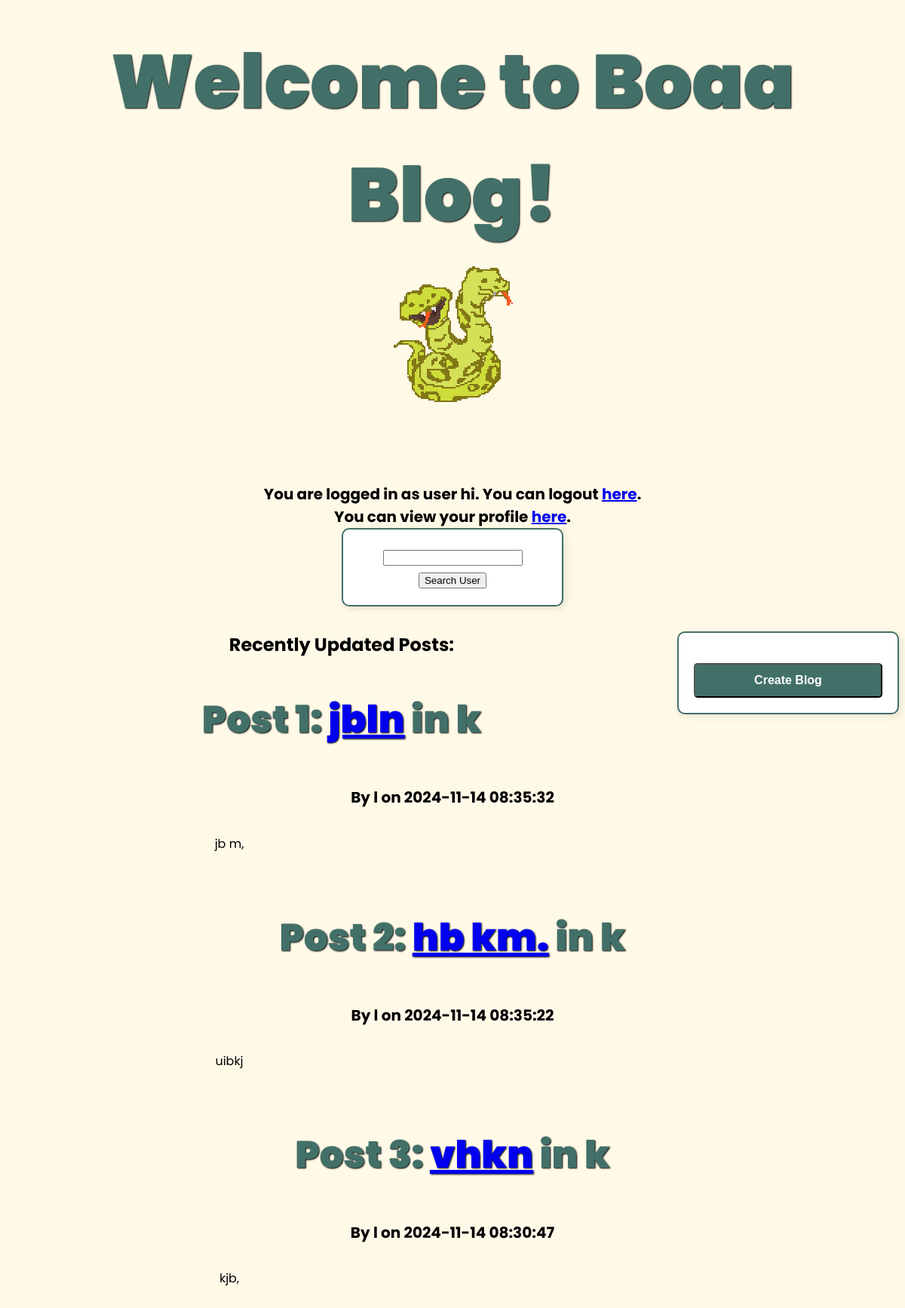
The page / (signed in) on the database its author committed.
### tables this page shows
CREATE TABLE entry(entry_id INTEGER PRIMARY KEY, date INTEGER, title TEXT, content TEXT, blog_id INTEGER, FOREIGN KEY(blog_id) REFERENCES blog(blog_id));

### __init__.py (the view)
@app.route("/")
def home():
    login_link = "/login"
    login_info = '''You are not logged in. Register an account '''
    username = "?"
    if "username" in session:
        login_info = "You are logged in as user " + session["username"] + ". You can logout "
        login_link = "/logout"
        username = session["username"]
    else:
        return redirect(url_for('login'))
    query = """
        SELECT entry.entry_id, entry.date, entry.title, entry.content, entry.blog_id, blog.name
        FROM entry
        JOIN blog ON entry.blog_id = blog.blog_id
    """
    c.execute(query)
    rows = c.fetchall()  # [Post ID, UNIX TIMESTAMP, Title, Content, Blog ID, Author]
    rows.sort(key=lambda x: x[1], reverse=True)
    to_display = []  # [Counter, Post ID, UNIX TIMESTAMP, Title, Content, Blog ID, Author, blog TITLE]
    for i in range(min(10, len(rows))):
        row = list(rows[i])
        counter = i + 1
        entry_id, timestamp, title, content, blog_id, author = row
        timestamp = datetime.utcfromtimestamp(timestamp).strftime('%Y-%m-%d %H:%M:%S')
        if len(content) > 300:
            content = content[:300] + "..."
        c.execute("SELECT blog_name FROM blog WHERE blog_id = ?", (blog_id,))
        blog_title = c.fetchone()[0]
        to_display.append([counter, entry_id, timestamp, title, content, blog_id, author, blog_title])
    return render_template("index.html",
            user=username,
            login_info=login_info,
            login_link=login_link,
            posts=to_display
            )

### templates/index.html (shortened to what this page needs)
<!DOCTYPE html>
<html>
	<head>
		<link href="../static/index_style.css" rel="stylesheet" type="text/css" />
	</head>
	<div>
		<h1>
			<center> Welcome to Boaa Blog! </center>
			<center> <img src="{{ url_for('static', filename='logo.png') }}" alt="booleanboas"> <center>
		</h1>
		<h5>
			<center>
				{{login_info}}
				<a href = {{login_link}} >here</a>.
                <br>
                {% if 'logout' in login_info %}
                    You can view your profile <a href=profile/{{ user }} >here</a>.
                    <form action=/search_user method="POST">
                    <input type="text" name="search">
                    <input type="submit" name="Search User", value="Search User">
                    </form>
                {% endif %}
			</center>
		</h5>
		{% if 'logout' in login_info %}
		<div class="create">
			<form action=/create method="GET">
			<button type="submit">Create Blog</button>
			</form>
		</div>
		{% endif %}
		<h2>
			Recently Updated Posts:
		</h2>
        {% for post in posts %}
            <h3>
                Post {{ post[0] }}: <a href = blog/{{ post[5] }}>{{post[3]}}</a> in {{ post[7] }}
            </h3>
            <h5>
                By {{ post[6] }} on {{ post[2] }}
            </h5>
            <div class="contents">
                {{ post[4] }}
            </div>
            <br><br><br>
        {% endfor %}
	</div>
</html>

### static/index_style.css (style rules this page uses)
.contents { float: left; width: 50%; }
.create { float: right; }

### templates/index.html (style rules this page uses)
h1 { text-shadow: 1px 1px 2px black; color: #427068; font-size: 100px; font-weight: 900; font-family: 'Poppins', sans-serif; text-align: center; padding-top: 25px; padding-bottom: -40px; margin-top: 0px; animation-name: slide_title; animation-duration: 1.5s; }
h5 { font-size: 20px; }
h3 { text-shadow: 1px 1px 2px black; color: #427068; font-size: 50px; font-weight: 900; font-family: 'Poppins', sans-serif; text-align: center; padding-top: 25px; padding-bottom: -40px; margin-top: 0px; animation-name: slide_title; animation-duration: 1.5s; }
form { width: 250px; margin: auto; padding: 20px; border: 2px solid #427068; border-radius: 10px; background-color: #fff; box-shadow: 3px 3px 10px rgba(0, 0, 0, 0.1); }
button { width: 100%; padding: 12px; margin-top:20px; font-size: 16px; color: white; background-color: #427068; border-radius: 5px; font-weight: 600; transition: background-color 0.3s ease; }

### rows shown on the page
entry: blog "1", title "jbln", post "k", post "l", post "2024-11-14 08:35:32", content "jb m,"
entry: entry_id "2", title "hb km.", post "k", post "l", post "2024-11-14 08:35:22", content "uibkj"
entry: post "3", title "vhkn", post "k", post "l", post "2024-11-14 08:30:47", content "kjb,"

### other values the page prints
{{ login_info }} "You are logged in as user hi. You can logout"
